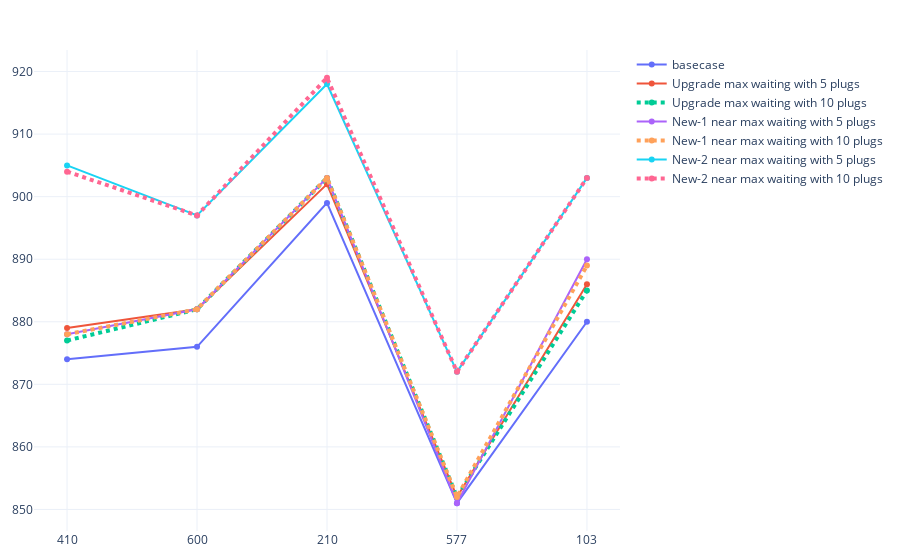

Here is the notebook cell this chart was saved with:
### Code cell
# EVs finished
fig = go.Figure()
fig.add_trace(go.Scatter(x=seeds, y=count_stats[(500 <= count_stats['analysis_id']) & (count_stats['analysis_id']<= 504)].sort_values('analysis_id')['fin_count'],
                    mode='lines+markers',
                    name='basecase'))
fig.add_trace(go.Scatter(x=seeds, y=count_stats[(506 <= count_stats['analysis_id']) & (count_stats['analysis_id']<= 510)].sort_values('analysis_id')['fin_count'],
                    mode='lines+markers',
                    name='Upgrade max waiting with 5 plugs'))
fig.add_trace(go.Scatter(x=seeds, y=count_stats[(511 <= count_stats['analysis_id']) & (count_stats['analysis_id']<= 515)].sort_values('analysis_id')['fin_count'],
                    mode='lines+markers',
                    name='Upgrade max waiting with 10 plugs', line=dict(width=4, dash='dot')))
fig.add_trace(go.Scatter(x=seeds, y=count_stats[(516 <= count_stats['analysis_id']) & (count_stats['analysis_id']<= 520)].sort_values('analysis_id')['fin_count'],
                    mode='lines+markers',
                    name='New-1 near max waiting with 5 plugs'))
fig.add_trace(go.Scatter(x=seeds, y=count_stats[(521 <= count_stats['analysis_id']) & (count_stats['analysis_id']<= 525)].sort_values('analysis_id')['fin_count'],
                    mode='lines+markers',
                    name='New-1 near max waiting with 10 plugs', line=dict(width=4, dash='dot')))
fig.add_trace(go.Scatter(x=seeds, y=count_stats[(526 <= count_stats['analysis_id']) & (count_stats['analysis_id']<= 530)].sort_values('analysis_id')['fin_count'],
                    mode='lines+markers',
                    name='New-2 near max waiting with 5 plugs'))
fig.add_trace(go.Scatter(x=seeds, y=count_stats[(531 <= count_stats['analysis_id']) & (count_stats['analysis_id']<= 535)].sort_values('analysis_id')['fin_count'],
                    mode='lines+markers',
                    name='New-2 near max waiting with 10 plugs', line=dict(width=4, dash='dot')))
fig.update_xaxes(type='category')
fig.update_layout(margin=dict(l=20, r=20, t=50, b=20), uniformtext_minsize=8, uniformtext_mode='hide', template='plotly_white')
fig.show()

### Figure 1 — Plotly figure (JSON) as saved in the notebook; plotly's stock layout.template omitted (floating-point values rounded to 4 significant figures)
{"data": [{"mode": "lines+markers", "name": "basecase", "type": "scatter", "x": ["410", "600", "210", "577", "103"], "y": [874, 876, 899, 851, 880]}, {"mode": "lines+markers", "name": "Upgrade max waiting with 5 plugs", "type": "scatter", "x": ["410", "600", "210", "577", "103"], "y": [879, 882, 902, 852, 886]}, {"line": {"dash": "dot", "width": 4}, "mode": "lines+markers", "name": "Upgrade max waiting with 10 plugs", "type": "scatter", "x": ["410", "600", "210", "577", "103"], "y": [877, 882, 903, 852, 885]}, {"mode": "lines+markers", "name": "New-1 near max waiting with 5 plugs", "type": "scatter", "x": ["410", "600", "210", "577", "103"], "y": [878, 882, 903, 851, 890]}, {"line": {"dash": "dot", "width": 4}, "mode": "lines+markers", "name": "New-1 near max waiting with 10 plugs", "type": "scatter", "x": ["410", "600", "210", "577", "103"], "y": [878, 882, 903, 852, 889]}, {"mode": "lines+markers", "name": "New-2 near max waiting with 5 plugs", "type": "scatter", "x": ["410", "600", "210", "577", "103"], "y": [905, 897, 918, 872, 903]}, {"line": {"dash": "dot", "width": 4}, "mode": "lines+markers", "name": "New-2 near max waiting with 10 plugs", "type": "scatter", "x": ["410", "600", "210", "577", "103"], "y": [904, 897, 919, 872, 903]}], "layout": {"autosize": true, "margin": {"b": 20, "l": 20, "r": 20, "t": 50}, "uniformtext": {"minsize": 8, "mode": "hide"}, "xaxis": {"autorange": true, "range": [-0.2409, 4.241], "type": "category"}, "yaxis": {"autorange": true, "range": [846.4, 923.6], "type": "linear"}}}
